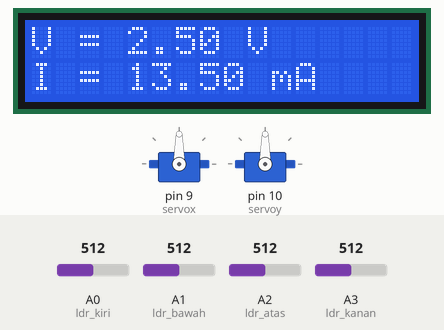
Bench run of a sketch on a simulated Arduino Nano, built with avr-gcc and run on an emulated ATmega328P. Shown: 16×2 character LCD, 2 × servo. The inputs (shaded band) are chosen by the test bench; at power-on: A0 (ldr_kiri) = 512, A1 (ldr_bawah) = 512, A3 (ldr_kanan) = 512, A2 (ldr_atas) = 512.

Above: at 2.7 s.
2.8 s: A0 (ldr_kiri) set to 716
At 3.62 s:
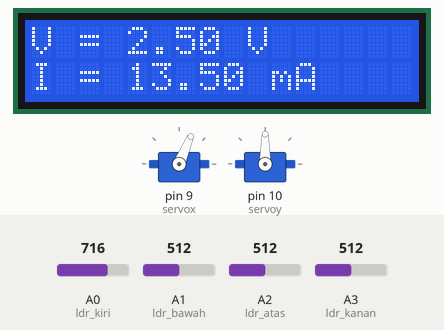
5.8 s: A1 (ldr_bawah) set to 716
At 6.13 s:
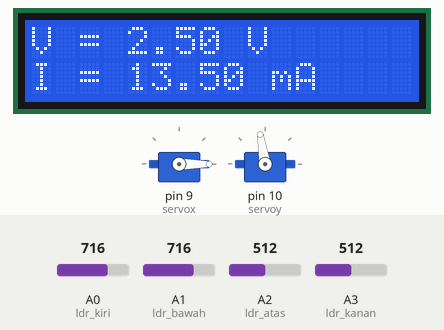
8.7 s: A3 (ldr_kanan) set to 707
10.4 s: A3 (ldr_kanan) set to 732
At 10.6 s:
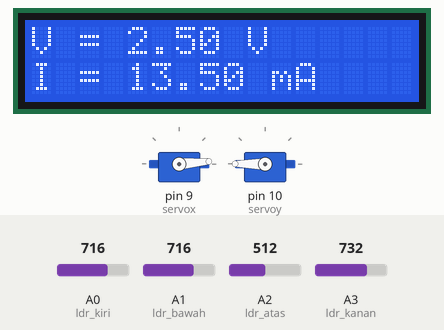
13.4 s: A2 (ldr_atas) set to 700
16.3 s: A2 (ldr_atas) set to 724
At 16.58 s:
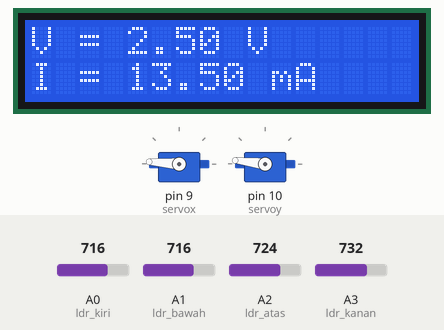
Timing chart, 0 to 21.6 s (numbered marks = the images above; inputs shaded):
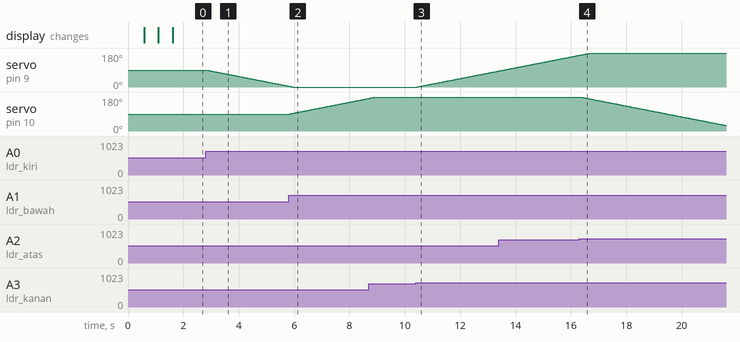

The sketch:

sketch_nov12a.ino
```cpp
#include <Servo.h>
#include <LiquidCrystal_I2C.h>

LiquidCrystal_I2C lcd(0x27, 16, 2);

Servo servox;
Servo servoy;

#define ldr_kiri A0
#define ldr_atas A2
#define ldr_bawah A1
#define ldr_kanan A3

int kiri, kanan, atas, bawah, x, y;

const int pinADC = A6;
int sensitivitas = 185; //tegantung sensor arus yang digunakan, yang ini 5A
int nilaiadc= 00;
int teganganoffset = 2500;
double tegangan = 00;
double nilaiarus = 00;

void setup() {
  data_olah();
  Serial.begin(115600);

  pinMode(ldr_kiri, INPUT);
  pinMode(ldr_atas, INPUT);
  pinMode(ldr_bawah, INPUT);
  pinMode(ldr_kanan, INPUT);

  lcd.begin();
  lcd.backlight();

  servox.attach(9);
  servoy.attach(10);

  x = 90;
  y = 90;
  servox.write(x);
  servoy.write(y);

  lcd.setCursor (0, 0);
  lcd.print(F("Solar Tracker"));
  lcd.setCursor (3, 1);
  lcd.print(F("Loading"));
  for (int i = 0; i < 3; i++) {
    lcd.print(".");
    delay(500);
  }
  lcd.clear();

}

void loop(){
  kiri = analogRead(ldr_kiri);
  kanan = analogRead(ldr_kanan);
  atas = analogRead(ldr_atas);
  bawah = analogRead(ldr_bawah);

  if(kanan > kiri){
    x++;
    if(x >= 180){
      x = 180;
    }
  }

  else if(kiri > kanan){
    x--;
    if(x <= 0){
      x = 0;
    }
  }

  if(atas < bawah){
    y++;
    if(y >= 180){
      y = 180;
    }
  }

  else if(bawah < atas){
    y--;
    if(y <= 0){
      y = 0;
    }
  }
  lcd.setCursor(0,0);
  lcd.print("V = ");
  lcd.setCursor(4,0);
  lcd.print(tegangan,2);
  lcd.setCursor(9,0);
  lcd.print("V");

  lcd.setCursor(0,1);
  lcd.print("I = ");
  lcd.setCursor(4,1);
  lcd.print(nilaiarus,2);
  lcd.setCursor(10,1);
  lcd.print("mA");

  servox.write(x);
  servoy.write(y);
  delay(10);
}

void data_olah(){
  nilaiadc = analogRead(pinADC);
  tegangan = ((nilaiadc / 1024.0) * 5000)/1000;
  nilaiarus = (((teganganoffset - tegangan ) / sensitivitas));
}
```

Measured:
- the behaviour switches between 716 and 717 on A3 (ldr_kanan) (found by bisection; images 2 and 3)
- the behaviour switches between 716 and 717 on A2 (ldr_atas) (found by bisection; images 3 and 4)
- after the input at 2.8 s, servo on pin 9 (servox): moves from 90° to 5° over 2.9 s, starting at once
- after the input at 5.8 s, servo on pin 10 (servoy): moves from 90° to 172° over 2.8 s, starting at once
- after the input at 10.4 s, servo on pin 9 (servox): moves from 0° to 85° over 2.9 s, starting after 0.05 s
- after the input at 16.3 s, servo on pin 10 (servoy): moves from 180° to 29° over 5.2 s, starting after 0.06 s
